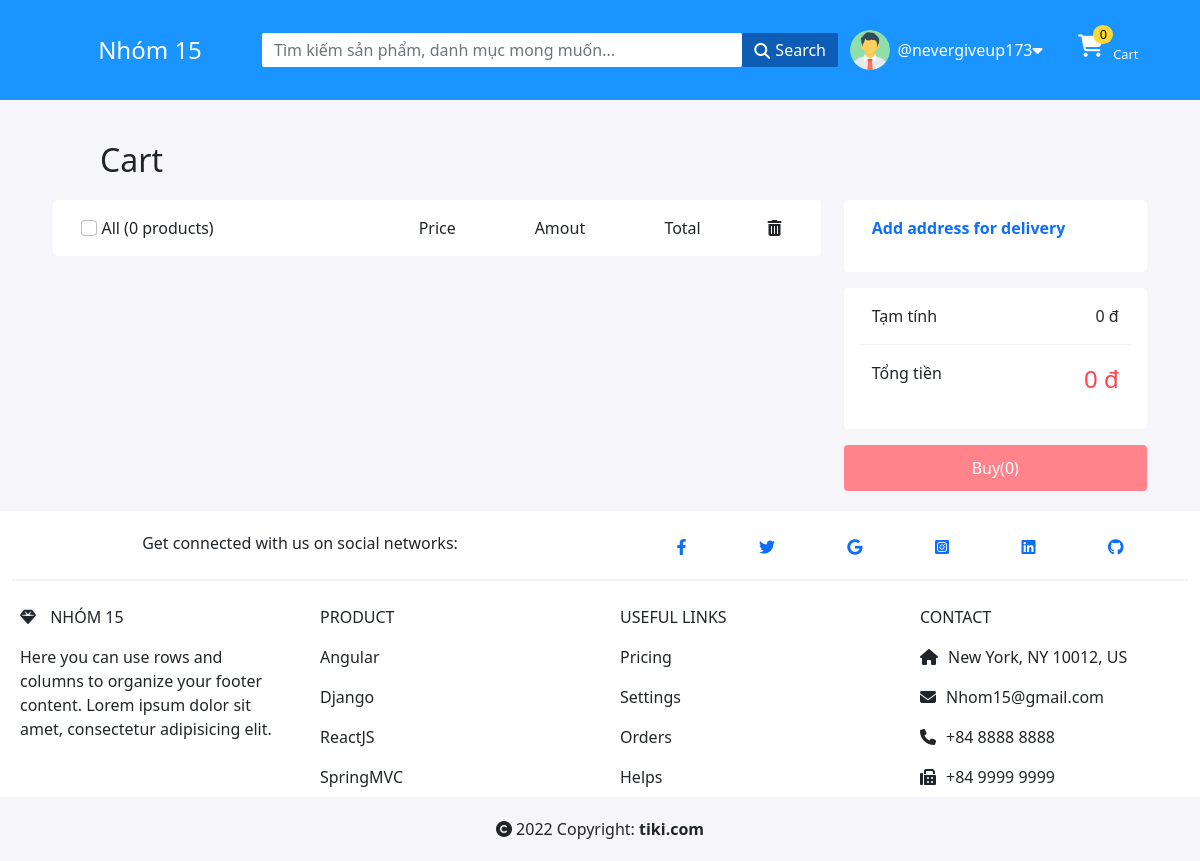
Page /cart/ (signed in) on the earlier database version.
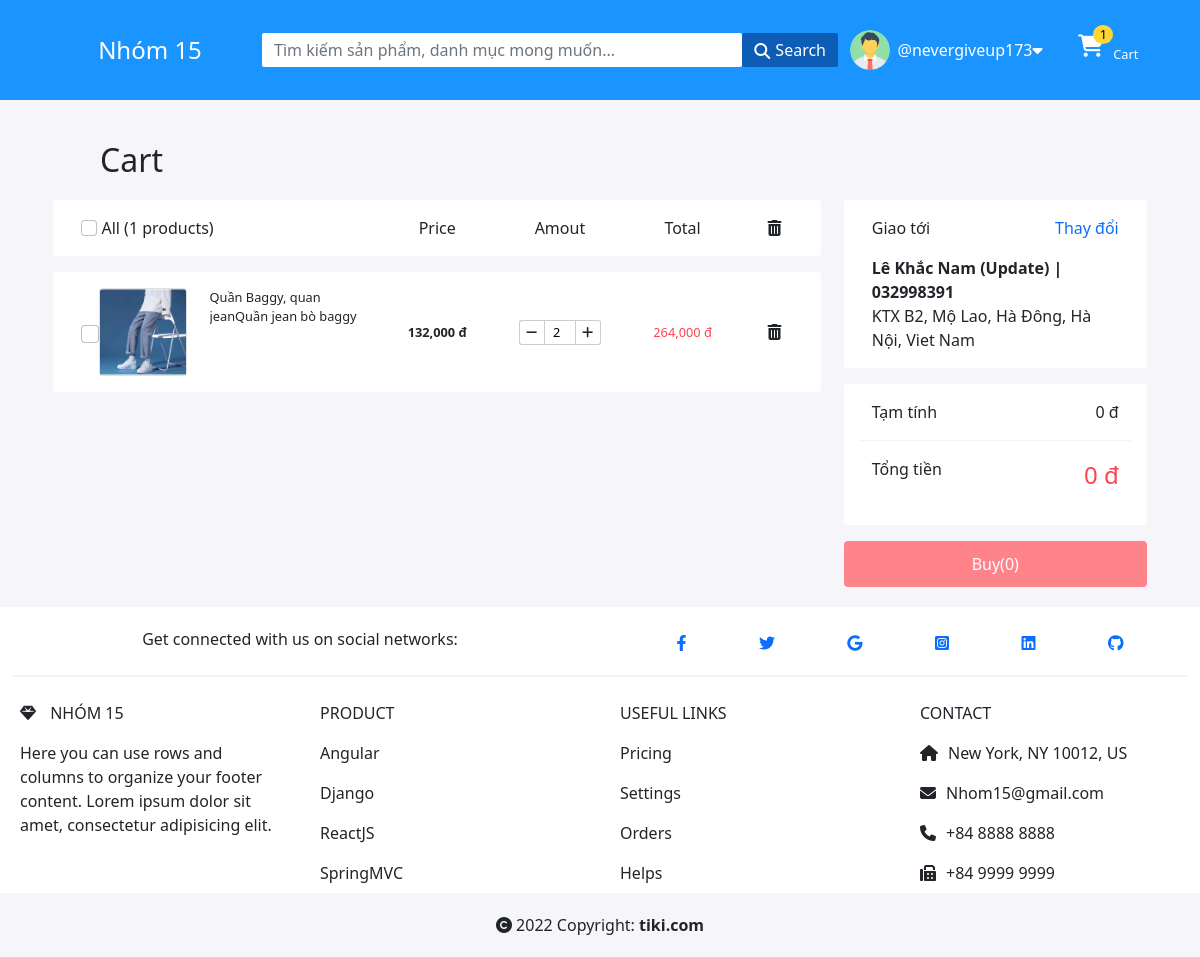
Same page on the later database version.
### base/models.py (models this page shows, shortened)
class Cart(models.Model):
    user = models.OneToOneField(User, on_delete = models.CASCADE)
    order = models.ManyToManyField(OrderProduct, blank=True)

class OrderProduct(models.Model):
    user = models.ForeignKey(User, on_delete=models.CASCADE)
    product = models.ForeignKey(Product, on_delete=models.CASCADE)
    quantity = models.IntegerField(default=0)
    checked = models.BooleanField(default=False)
    updated = models.DateTimeField(auto_now= True)
    created = models.DateTimeField(auto_now_add=True)
    class Meta:
        ordering = ['-created']
    def total_price(seft):
        return seft.product.price * seft.quantity

class Product(models.Model):
    category = models.ForeignKey(Category, on_delete=models.SET_NULL, null=True, blank=True)
    name = models.CharField(max_length=200)
    image = models.ImageField(null=True, default = "default.png")
    description = models.TextField(null=True, blank= True)
    price = models.IntegerField()
    updated = models.DateTimeField(auto_now= True)
    created = models.DateTimeField(auto_now_add=True)
    class Meta:
        ordering  = ['-updated', '-created']

class Address(models.Model):
    country = models.TextField(max_length=200, null=True)
    province = models.TextField(max_length=200, null=True)
    district = models.TextField(max_length=200, null=True)
    ward = models.TextField(max_length=200, null=True)
    exact_address = models.TextField(max_length=200)
    receiver = models.TextField(max_length=100, null=True)
    phone_number_receiver = models.TextField(max_length=100, null=True)
    boolean =  models.BooleanField(default=False)
    user = models.ForeignKey(User, on_delete=models.CASCADE, null=True)
    class Meta:
        verbose_name = 'Address'

### base/views.py (the view, shortened to what this page needs)
# urls.py: path('cart/', views.cart, name='cart'),
@login_required(login_url='login')
def cart(request):
    cart = get_object_or_404(Cart, user = request.user)
    address = Address.objects.filter(Q(user__id = request.user.id) & Q(boolean =True))
    context = {'cart': cart, 'address' : address}
    return render(request, 'base/cart.html', context)

### base/templates/base/cart.html (shortened to what the changed rows need)
{% extends 'index.html' %}
{% load static %}
{% block content %}
{% if request.user.functionality_of_user.name == 'Customer' %}
<div class="container-fluid position-cart-page" style="background-color: #f5f5fa;">
<form action="" method="post">
    <div id="cart-form">
        <div class="Cart-title">Cart</div>
        <div class="container d-flex justify-content-around">
            <div class="col-8">
                <div class="row text-center p-3 rounded bg-white mb-3" >
                    <div class="col-5 text-start">
                        <input type="checkbox" id="all_checkbox" class="form-check-input" onchange="checkbox_order_cart_for_all()">
                        All ({{cart.order.all.count}} products)
                    </div>
                    <div class="col-2">Price</div>
                    <div class="col-2">Amout</div>
                    <div class="col-2">Total</div>
                    <div class="col-1"><i class="fa-solid fa-trash-can"></i></div>
                </div>
                {% for order in cart.order.all %}
                <div class="row rounded bg-white text-center mb-3 p-3">
                    <div class="col-5 d-flex">
                        <div class="d-flex align-items-center">
                            <input type="checkbox" name="checkbox_products[]" value="{{order.id}}" class="form-check-input p-2" onchange="check_order_cart()">
                        </div>
                        <a href="{% url 'order-product' order.product.category.id order.product.id %}" class="d-flex text-dark">
                            <div class="col-5 text-start">
                                <div class="card image-product-cart">
                                    <img class="card-img-top" src="{{order.product.image.url}}" alt="">
                                </div>
                            </div>
                            <div class="col-7 name-product-cart text-start">
                                {{order.product.name}}
                            </div>
                        </a>
                    </div>
                    <div class="col-2 price-product-cart d-flex align-items-center justify-content-center" id="price-product-cart-{{order.id}}">
                        {{order.product.price}} đ
                    </div>
                    <div class="col-2 d-flex justify-content-center d-flex align-items-center justify-content-center">
                        <span class="quantity-cart-decrement" id="{{order.id}}" onclick="decrement(this.id)"><i class="fa-solid fa-minus minus-custom-quantity"></i></span>
                        <input type="text" value="{{order.quantity}}" id="quantity-product-cart-{{order.id}}" class="quantity-product-cart" inputmode="numeric" name="quantity-product-cart-{{order.id}}" onchange="Change_value_quantity()">
                        <span class="quantity-cart-increase" id="{{order.id}}" onclick="increase(this.id)"><i class="fa-solid fa-plus plus-custom-quatity"></i></span>
                    </div>
                    <div class="col-2 total-price-cart d-flex align-items-center justify-content-center" id="total-price-cart-{{order.id}}">
                        {{order.total_price}} đ
                    </div>
                    <div class="col-1 d-flex align-items-center justify-content-center"><a href="{% url 'delete-order' order.id %}" id="delete-{{order.id}}" class="text-dark"onclick="if (confirm('Are you want to remove this order from your cart?')){return true;}else{event.stopPropagation(); event.preventDefault();};" ><i class="fa-solid fa-trash-can"></i></a></div>
                </div>
                {% endfor %}
            </div>
            <div class="col-3">
                <div class="row p-3 rounded bg-white mb-3">
                    <div class="d-flex justify-content-between mb-3">
                        {% if address %}
                        <div>Giao tới</div>
                        <div id="address-change"><a href="{% url 'choose-address-delivery' %}">Thay đổi</a></div>
                        {% else %}
                        <strong><a href="{% url 'choose-address-delivery' %}">Add address for delivery</strong></a>
                        {% endif %}
                    </div>
                    {% for address in address %}
                    <div>
                        <div>
                            <strong>
                            {{address.receiver}} | {{address.phone_number_receiver}}
                            </strong>
                        </div>
                        <div>
                            {{address.exact_address}}, {{address.ward}}, {{address.district}}, {{address.province}}, {{address.country}}
                        </div>
                    </div>
                    {% endfor %}
                </div>
                <div class="row p-3 rounded bg-white mb-3">
                    <div class="d-flex justify-content-between mb-3" >
                        <div>Tạm tính</div>
                        <div id="temp_total_price">0 đ</div>
                    </div>
                    <hr style="height: 1px; color: #ccc;">
                    <div class="d-flex justify-content-between mb-3">
                        <div>Tổng tiền</div>
                        <div class="total-price" id="total_price_official">0 đ</div>
                    </div>
                </div>
                <div class="row bg-white rounded">
                    <input type="button" name="buy" id="buy" value="Buy(0)" class="btn btn-buy">
                </div>
            </div>
        </div>
    </div>
</form>
</div>
{% else %}
<div class="col-12 d-flex justify-content-center text-danger" style="margin-top: 8rem;">
    <h3>You are use employee account or admin account, you should use customer account to order</h3>
</div>
{% endif %}
{% endblock %}

### templates/navbar.html (shortened to what this page needs)
{% load static %}
<div class="navbar-position">
    <div class="container-fluid navbar-fixed fixed-top">
        <div class="row d-flex align-items-center justify-content-center h-100">
            <div class="col-2 text-center">
                <a href="{% url 'home' %}" class="nav-link text-white"><span style="font-size: 1.5rem;">Nhóm 15</span></a>
            </div>
            <div class="form-outline form-white col-6 text-center">
                <form class="d-flex search" action="" method="GET">
                    <input class="form-control " style="color: #78788e; border-radius: 2px; border: none;padding: 5px 12px; max-height: 40px;" type="text" placeholder="Tìm kiếm sản phẩm, danh mục mong muốn..." aria-label="Search" name="q" >
                    <button class="" style=" background-color: rgb(13 92 182); color: #ffffff; max-height: 40px; border: none; border-radius: 2px; padding: 5px 12px; display: inline-flex;" type="submit"><i class="fa-solid fa-magnifying-glass" style="margin-right: 5px; margin-top: 0.3rem;"></i> Search</button>
                </form>
            </div>
            <div class="col-2 text-white d-flex justify-content-center align-items-center">
                {% if request.user.is_authenticated %}
                <div class="">
                    <img src="{{request.user.avatar.url}}" alt="" srcset="" class="rounded-circle" style="width: 5vh; margin-right: 3%;">
                </div>
                <div class="d-flex p-2 account" id="account">
                    <div>@{{request.user.username}}</div>
                    <div><i class="fa-solid fa-caret-down"></i></div>
                    <div class="padding-toogle"></div>
                </div>
                {% else %}
                <a href="{% url 'login' %}" style="text-decoration: none;" class="text-white"><i class="fa-solid fa-user-large" style="margin-right: 1rem;"></i>Login</a>
                {% endif %}
            </div>
            {%  if request.user.functionality_of_user.name == 'Customer' %}
            <div class="col-1">
                <a href="{% url 'cart' %}" class="nav-link text-white d-flex">
                    <div>
                        <div class="Cart-icon"><i class="fa-solid fa-cart-shopping cart-navbar-icon"></i>
                            <div class="announce">{{cart.order.all.count}}</div>
                        </div>
                    </div>
                    <span class="cart-navbar">Cart</span>
                </a>
            </div>
            {% endif %}
        </div>
    </div>
</div>

Differences in the rows shown:
computed for Cart: order.all.count "0" → "1"
added OrderProduct: product.image (picture), product.name "Quần Baggy, quan jeanQuần jean bò baggy…", product.price "132,000", quantity "2", total_price "264,000"
now on this page (row edited): Address: receiver "Lê Khắc Nam (Update)", phone_number_receiver "032998391", exact_address "KTX B2", ward "Mộ Lao", district "Hà Đông", province "Hà Nội", country "Viet Nam"
Other differences:
text no longer shown: "Add address for delivery"
text now shown: "Giao tới Thay đổi"
